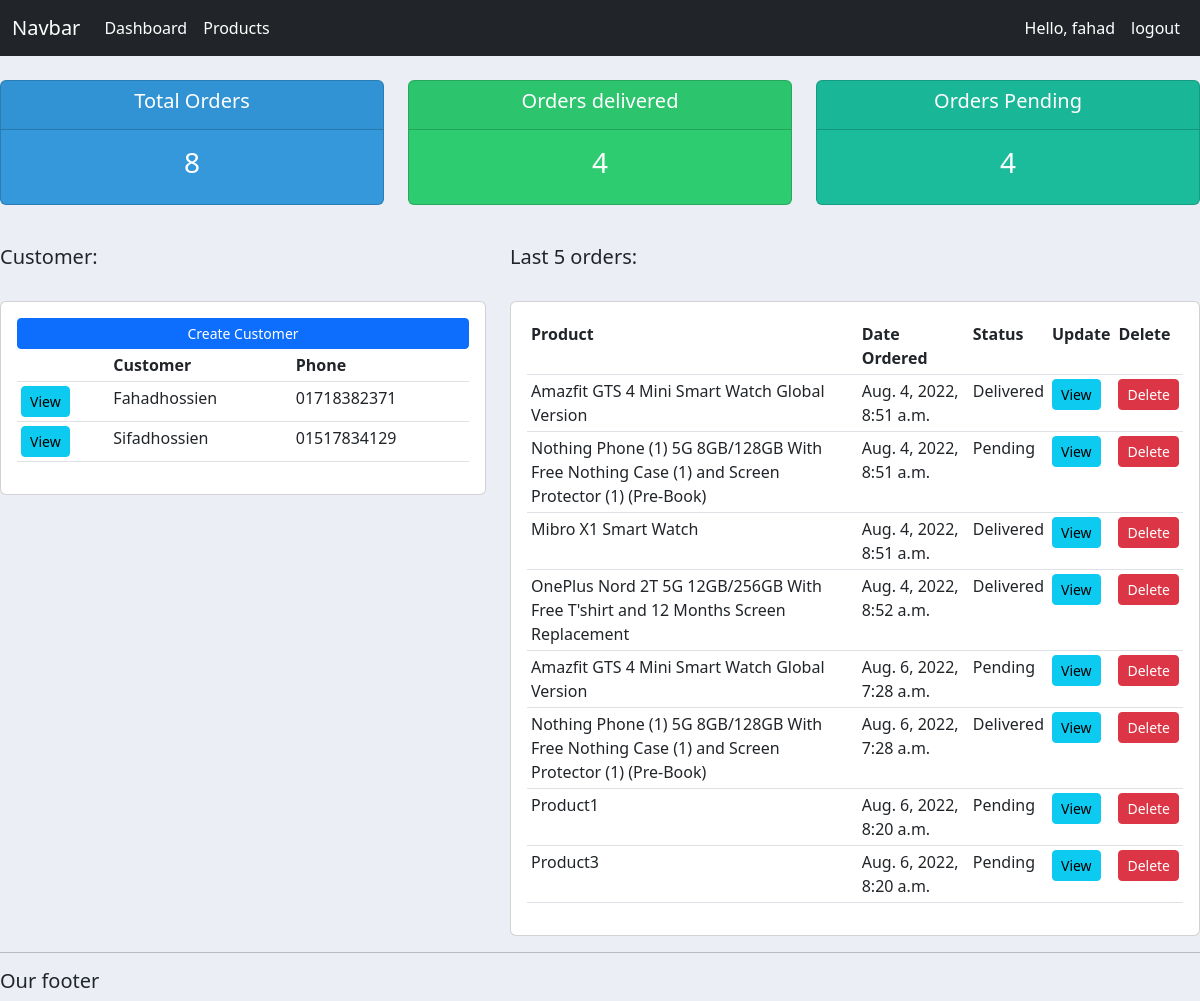
The app's page / (signed in) with its own data.
### accounts/models.py (models this page shows, shortened)
class Customer(models.Model):
    user = models.OneToOneField(User, on_delete=models.CASCADE, null=True)
    name = models.CharField(max_length=200, null=True)
    phone = models.CharField(max_length=200, null=True)
    email = models.EmailField(max_length=200, null=True)
    profile_pic=models.ImageField(null=True, blank=True)
    date_created = models.DateTimeField(auto_now_add=True, null=True)

class Order(models.Model):
    STATUS = (
        ('Pending','Pending'),
		('Out for delivery','Out for delivery'),
		('Delivered','Delivered'),
    )
    customer = models.ForeignKey(Customer, on_delete=models.CASCADE, null=True)
    product = models.ForeignKey(Product, on_delete=models.CASCADE, null=True)
    date_created = models.DateTimeField(auto_now_add=True, null=True)
    status = models.CharField(max_length=200, null=True, choices=STATUS)
    note = models.CharField(max_length=400, null=True, blank=True)

class Product(models.Model):
    CATEGORY = (
        ('Indoor', 'Indoor'),
        ('Outdoor', 'Outdoor'),
    )
    name=models.CharField(max_length=200, null=True)
    price=models.FloatField(null=True)
    category=models.CharField(max_length=200, null=True, choices=CATEGORY)
    description = models.CharField(max_length=300, null=True, blank=True)
    date_created = models.DateTimeField(auto_now_add=True, null=True)
    tags = models.ManyToManyField(Tag)

### users/decorators.py (the view)
	def wrapper_func(request, *args, **kwargs):
		group=None
		if request.user.groups.exists():
			group=request.user.groups.all()[0].name
		if group == 'customer':
			return redirect('user-account')
		if group == 'admin':
			return view_func(request, *args, **kwargs)

### accounts/views.py (called while the page is built)
@login_required(login_url='login')
@admin_only
def home(request):
    orders = Order.objects.all()
    customer = Customer.objects.all()
    total_order = orders.count()
    total_customer = customer.count()
    order_deliver = orders.filter(status='Delivered').count()
    order_pending = orders.filter(status='Pending').count()
    context = {'total_order':total_order, 'total_customer':total_customer, 'order_deliver':order_deliver, 'order_pending':order_pending, 'customers':customer, 'orders':orders}
    return render(request, 'accounts/dashboard.html', context)

### accounts/templates/accounts/dashboard.html
{% extends 'accounts/main.html' %}
{% block content %}
<br>
<div class="row">
    <div class="col">
        <div class="col-md">
            <div class="card text-center text-white  mb-3" id="total-orders">
                <div class="card-header">
                    <h5 class="card-title">Total Orders</h5>
                   </div>
                   <div class="card-body">
                     <h3 class="card-title">{{total_order}}</h3>
                   </div>
            </div>
        </div>
    </div>
    <div class="col">
        <div class="col-md">
            <div class="card text-center text-white  mb-3" id="order-delivered">
                <div class="card-header">
                    <h5 class="card-title">Orders delivered</h5>
                   </div>
                   <div class="card-body">
                     <h3 class="card-title">{{order_deliver}}</h3>
                   </div>
            </div>
        </div>
    </div>
    <div class="col">
        <div class="col-md">
            <div class="card text-center text-white  mb-3" id="order-pending">
                <div class="card-header">
                    <h5 class="card-title">Orders Pending</h5>
                   </div>
                   <div class="card-body">
                     <h3 class="card-title">{{order_pending}}</h3>
                   </div>
            </div>
        </div>
    </div>
</div>
<br>
<div class="row">
    <div class="col-md-5">
        <h5>Customer:</h5>
        <br>
        <div class="card card-body">
            <a class="btn btn-primary  btn-sm btn-block" href="">Create Customer</a>
            <table class="table table-sm">
                <tr>
                    <th></th>
                    <th>Customer</th>
                    <th>Phone</th>
                </tr>
                {% for customer in customers %}
                <tr>
                    <td><a class="btn btn-sm btn-info" href="{% url 'customers' customer.id %}">View</a></td>
                    <td>{{customer.name}}</td>
                    <td>{{customer.phone}}</td>
                </tr>
                {% endfor %}
            </table>
        </div>
    </div>
    <div class="col-md-7">
        <h5>Last 5 orders:</h5>
        <br>
        <div class="card card-body">
            <table class="table table-sm">
                <tr>
                    <th>Product</th>
                    <th>Date Ordered</th>
                    <th>Status</th>
                    <th>Update</th>
                    <th>Delete</th>
                </tr>
                {% for order in orders %}
                <tr>
                    <td>{{order.product.name}}</td>
                    <td>{{order.date_created}}</td>
                    <td>{{order.status}}</td>
                    <td><a class="btn btn-sm btn-info" href="{% url 'update-order' order.id %}">View</a></td>
                    <td><a class="btn btn-sm btn-danger" href="{% url 'delete-order' order.id %}">Delete</a></td>
                </tr>
                {% endfor %}
            </table>
        </div>
    </div>
</div>
{% endblock content %}

### accounts/templates/accounts/main.html (shortened to what this page needs)
<!DOCTYPE html>
<html lang="en">
{% load static %}
<head>
    <link href="https://cdn.jsdelivr.net/npm/bootstrap@5.2.0/dist/css/bootstrap.min.css" rel="stylesheet"
>
    <link rel="stylesheet" href="{% static 'css/style.css' %}">
</head>
<body>
    {% include 'accounts/navbar.html' %}
    {% block content %}
    {% endblock content %}
    <hr>
    <h5>Our footer</h5>
</body>
</html>

### accounts/templates/accounts/navbar.html (shortened to what this page needs)
<nav class="navbar navbar-expand-lg bg-dark navbar-dark">
    <div class="container-fluid">
      <a class="navbar-brand" href="#">Navbar</a>
      <div class="collapse navbar-collapse" id="navbarSupportedContent">
        <ul class="navbar-nav me-auto mb-2 mb-lg-0">
          {% if request.user.is_staff %}
          <li class="nav-item">
            <a class="nav-link active" aria-current="page" href="{% url 'dashboard' %}">Dashboard</a>
          </li>
          <li class="nav-item">
            <a class="nav-link active" href="{% url 'products' %}">Products</a>
          </li>
          {% else %}
          <li class="nav-item">
            <a class="nav-link active" href="{% url 'user-setting' %}">Settings</a>
          </li>
          {% endif %}
        </ul>
        <ul class="navbar-nav ml-auto">
          {% if request.user.is_authenticated %}
          <li class="nav-item">
            <span class="nav-link active"> Hello, {{request.user}}</span>
          </li>
          <li class="nav-item">
            <a class="nav-link active" href="{% url 'logout' %}">logout</a>
          </li>
          {% endif %}
        </ul>
      </div>
    </div>
  </nav>

### static/css/style.css (style rules this page uses)
body { background-color: #ebeff5; }
#total-orders { background-color: #3498db; }
#order-delivered { background-color: #2ecc71; }
#order-pending { background-color: #1abc9c; }

### records on screen
Customer: name "Fahadhossien", phone "01718382371"
Customer: name "Sifadhossien", phone "01517834129"
Order: product.name "Amazfit GTS 4 Mini Smart Watch Global Version", date_created "Aug. 4, 2022, 8:51 a.m.", status "Delivered"
Order: product.name "Nothing Phone (1) 5G 8GB/128GB With Free Nothing Case (1) and Screen Protector (1) (Pre-Book)", date_created "Aug. 4, 2022, 8:51 a.m.", status "Pending"
Order: product.name "Mibro X1 Smart Watch", date_created "Aug. 4, 2022, 8:51 a.m.", status "Delivered"
Order: product.name "OnePlus Nord 2T 5G 12GB/256GB With Free T'shirt and 12 Months Screen Replacement", date_created "Aug. 4, 2022, 8:52 a.m.", status "Delivered"
Order: product.name "Amazfit GTS 4 Mini Smart Watch Global Version", date_created "Aug. 6, 2022, 7:28 a.m.", status "Pending"
Order: product.name "Nothing Phone (1) 5G 8GB/128GB With Free Nothing Case (1) and Screen Protector (1) (Pre-Book)", date_created "Aug. 6, 2022, 7:28 a.m.", status "Delivered"
Order: product.name "Product1", date_created "Aug. 6, 2022, 8:20 a.m.", status "Pending"
Order: product.name "Product3", date_created "Aug. 6, 2022, 8:20 a.m.", status "Pending"

### other values on screen
{{ request.user }} "fahad"
{{ total_order }} "8"
{{ order_deliver }} "4"
{{ order_pending }} "4"
